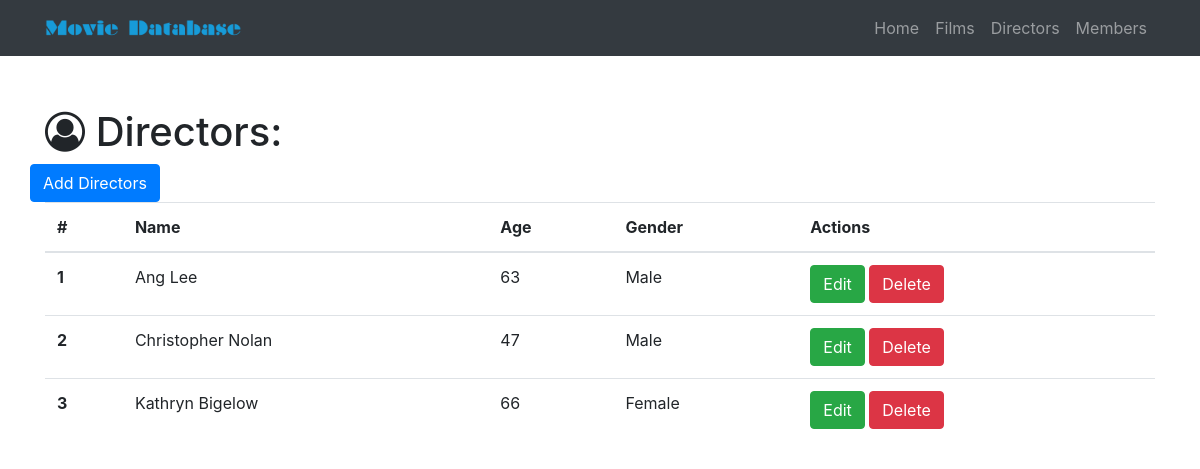
/directors, run on the app's committed database.
### base.py (models this page shows)
class Director(db.Model):
    __tablename__ = 'directors'
    id = db.Column(db.Integer, primary_key=True)
    name = db.Column(db.String(64))
    age = db.Column(db.Integer)
    gender=db.Column(db.String(64))
    films = db.relationship('Film', backref='director', cascade="delete")

### base.py (the view)
@app.route('/directors')
def show_all_directors():
    directors = Director.query.all()
    return render_template('director-all.html', directors=directors)

### templates/director-all.html (shortened to what this page needs)
{% extends "home-base.html"%}
{% block page_content%}
  <div class="container">
    <h1 class="mt-5" ><i class="fa fa-user-circle-o" aria-hidden="true"></i> Directors:</h1>
    <div class="row bottom-margin">
      <a href="/director/add" class="btn btn-primary" role="button" aria-disabled="true" sytle="padding-buttom:10px">Add Directors</a>
    </div>
    {% if directors %}
      <table class="table">
        <thead>
          <tr>
            <th>#</th>
            <th>Name</th>
            <th>Age</th>
            <th>Gender</th>
            <th>Actions</th>
          </tr>
        </thead>
        <tbody>
          {% for director in directors %}
          <tr>
              <th scope="row">{{director.id}}</th>
              <td>{{director.name}}</td>
              <td>{{director.age}}</td>
              <td>{{director.gender}}</td>
              <td>
                <a href="/director/edit/{{director.id}}" class="btn btn-success" role="button">Edit</a>
                <a href="/director/delete/{{director.id}}" class="btn btn-danger" role="button">Delete</a>
              </td>
          </tr>
          {% endfor%}
        </tbody>
      </table>
    {% else %}
      <h3>There is no directors in the database yet!!!!</h3>
    {% endif %}
  </div>
{% endblock%}

### static/css/base.css (style rules this page uses)
body { padding-top: 60px; }

### data on the page
Director: id "1", name "Ang Lee", age "63", gender "Male"
Director: id "2", name "Christopher Nolan", age "47", gender "Male"
Director: id "3", name "Kathryn Bigelow", age "66", gender "Female"
